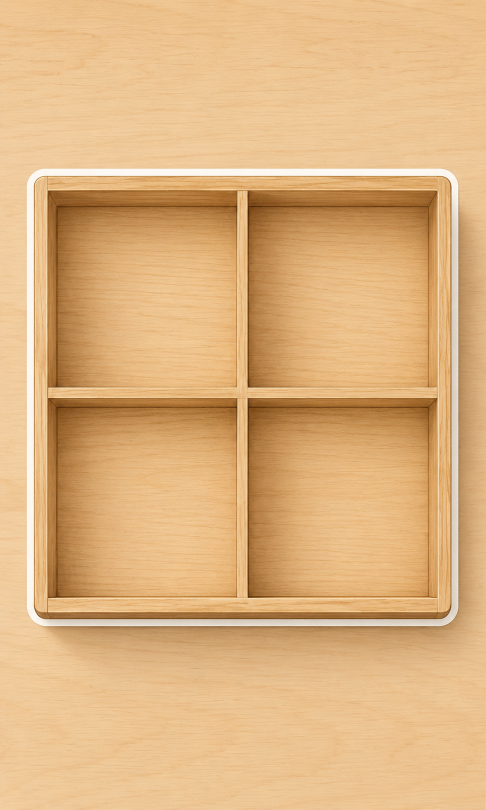
#> input picture рефы/ур5/f4f53f2b-4afe-4d13-97c3-4b179cb75a77.png, 971 x 1619 px (shown at 1/2 size)
$ python buttons.py
#> lines starting #> are read from the running program, lines starting #| are printed output that depends on the picture; after the words box and inside, x2 and y2 are one past the last pixel; in counts of white or black regions, pixels touching at a corner belong together
# -*- coding: utf-8 -*-
"""
Готовит картинки уровня «пуговицы» и считает шестнадцать мест в ящике.

Уровень на два признака: 4 формы на 4 цвета, все 16 сочетаний. Разложить
можно двумя правильными способами — по форме или по цвету, — и игра не
подсказывает, каким именно. Она вообще молчит, пока раскладка не сойдётся.

    python tools/buttons.py

Скрипт режет лист пуговиц, центрует каждую в общем квадрате, печатает
строки для levels.js и рисует tools/buttons-preview.png.
"""

import os
from PIL import Image, ImageDraw, ImageFilter

HERE = os.path.dirname(os.path.abspath(__file__))
BASE = os.path.dirname(HERE)
REF = os.path.join(BASE, "рефы", "ур5")
IMG = os.path.join(BASE, "images")

BOX_FILE = "f4f53f2b-4afe-4d13-97c3-4b179cb75a77.png"
SHEET_FILE = "88c23abf-b6c2-4bf9-8806-9b446bb072a8.png"

# ---------------------------------------------------------------
#  Геометрия ящика
# ---------------------------------------------------------------
#
# ВСЕ числа — пиксели исходной картинки ящика (971 x 1619). Отсеки сняты
# по дну: стенки нарисованы толстыми и видны сверху, пуговица лежит
# на дне, а не на стенке.

CELLS = [
    (118, 415, 470, 770),      # левый верхний
    (500, 415, 855, 770),      # правый верхний
    (118, 820, 470, 1175),     # левый нижний
    (500, 820, 855, 1175),     # правый нижний
]

PAD = 14                       # воздух вокруг пуговицы внутри её четвертинки

# Порядок на листе: строки — формы, столбцы — цвета
SHAPES = ["circle", "flower", "square", "heart"]
COLOURS = ["yellow", "coral", "violet", "graphite"]

CUT_THRESHOLD = 18             # порог вырезания фона листа


def cut(name, thresh=CUT_THRESHOLD):
    """Убирает фон картинки, сохраняя белую обводку наклеек."""
    src = Image.open(os.path.join(REF, name)).convert("RGB")
    w, h = src.size

    work = src.copy()
    MARK = (255, 0, 255)
    for corner in [(0, 0), (w - 1, 0), (0, h - 1), (w - 1, h - 1)]:
        ImageDraw.floodfill(work, corner, MARK, thresh=thresh)

    mask = Image.new("L", (w, h), 255)
    px_work, px_mask = work.load(), mask.load()
    for y in range(h):
        for x in range(w):
            if px_work[x, y] == MARK:
                px_mask[x, y] = 0

    out = src.convert("RGBA")
    out.putalpha(mask.filter(ImageFilter.GaussianBlur(0.5)))
    return out


def bands(values, gap=20):
    out, run = [], None
    for i, v in enumerate(values):
        if v > 3 and run is None:
            run = i
        elif v <= 3 and run is not None:
            if i - run > gap:
                out.append((run, i))
            run = None
    if run is not None:
        out.append((run, len(values)))
    return out


def split16(sheet):
    """Режет лист 4x4 и центрует каждую пуговицу в общем квадрате.

    Именно центрует, а не растягивает: пуговицы нарисованы с разбросом
    в пять процентов, и круг, растянутый на эти проценты, перестаёт быть
    кругом. Габарит при этом у всех одинаковый, а места — равные."""
    alpha = sheet.split()[3]
    px = alpha.load()
    w, h = sheet.size

    columns = bands([sum(1 for y in range(0, h, 4) if px[x, y] > 60) for x in range(w)])
    rows = bands([sum(1 for x in range(0, w, 4) if px[x, y] > 60) for y in range(h)])

    if len(columns) != 4 or len(rows) != 4:
        raise SystemExit("На листе найдено %d столбцов и %d строк вместо 4x4"
                         % (len(columns), len(rows)))

    pieces = []
    for top, bottom in rows:
        for left, right in columns:
            piece = sheet.crop((left, top, right, bottom))
            pieces.append(piece.crop(piece.getbbox()))

    side = max(max(p.width, p.height) for p in pieces)
    out = []
    for piece in pieces:
        canvas = Image.new("RGBA", (side, side), (0, 0, 0, 0))
        canvas.alpha_composite(piece, ((side - piece.width) // 2,
                                       (side - piece.height) // 2))
        out.append(canvas)

    spread = (side - min(p.width for p in pieces), side - min(p.height for p in pieces))
    return out, side, spread


print("Картинки:")

box = Image.open(os.path.join(REF, BOX_FILE)).convert("RGB")
#> box is the input picture: PIL image 971x1619 RGB; mean R, G, B 222.6, 179.2, 127.3
box.save(os.path.join(IMG, "buttons-box.png"))
BG_W, BG_H = box.size
#> BG_W = 971; BG_H = 1619
print("  %-24s %4d x %-4d" % ("buttons-box.png", BG_W, BG_H))
#|   buttons-box.png           971 x 1619

pieces, side, spread = split16(cut(SHEET_FILE))
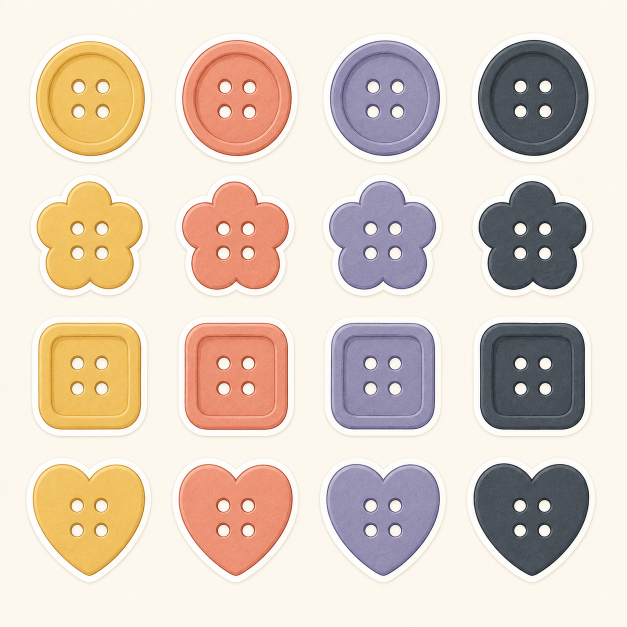
#> input picture рефы/ур5/88c23abf-b6c2-4bf9-8806-9b446bb072a8.png, 1254 x 1254 px (shown at 1/2 size)
#> in cut, src is the input picture: PIL image 1254x1254 RGB; mean R, G, B 221.5, 206.3, 193.1
#> after the loop in cut, `for corner in [(0, 0), (w - 1, 0), (0, h - 1), (w - 1, h - 1)]:`:
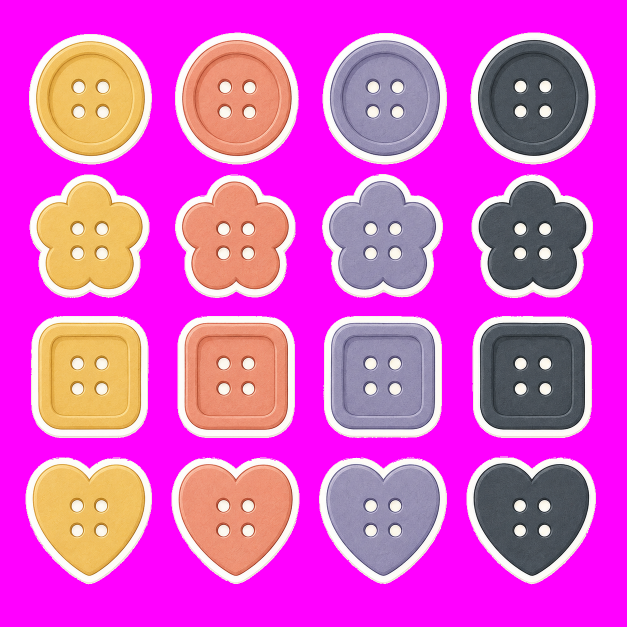
#> work: PIL image 1254x1254 RGB (shown at 1/2 size); mean R, G, B 223, 84.7, 201.7
#> in cut, `mask = Image.new("L", (w, h), 255)`: mask: PIL image 1254x1254 L; every value is 255
#> in cut, `out.putalpha(mask.filter(ImageFilter.GaussianBlur(0.5)))`:
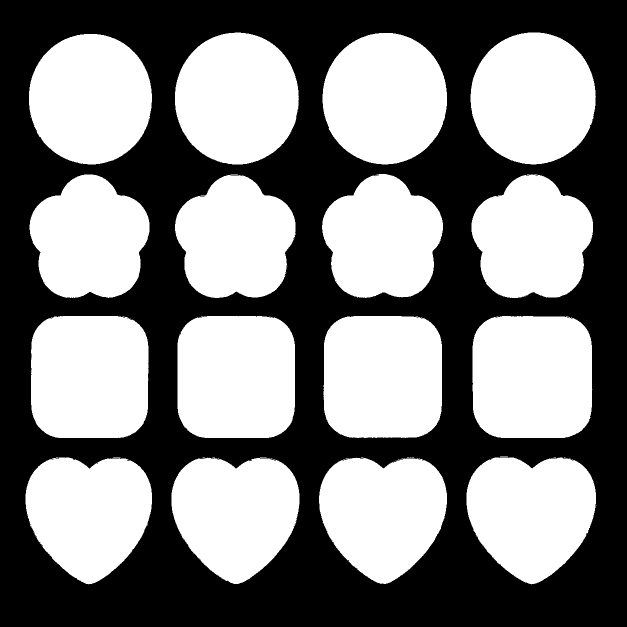
#> mask: PIL image 1254x1254 L (shown at 1/2 size); 50.9% white; 1 black region, box (x1, y1, x2, y2) and area: (0, 0, 1254, 1254) 772835
#> the loop in bands, `for i, v in enumerate(values):` made 1254 passes
#> v on passes 1 to 12: 0, 0, 0, 0, 0, 0, 0, 0, 0, 0, 0, 0
#> after the loop in bands, `for i, v in enumerate(values):`: out = [(51, 304), (343, 599), (638, 894), (933, 1192)]
#> in split16, `rows = bands([sum(1 for x in range(0, w, 4) if px[x, y] > 60) for y in..`: rows = [(65, 329), (348, 596), (632, 876), (913, 1168)]
#> the loop in split16, `for top, bottom in rows:` made 4 passes
#> after the loop in split16, `for top, bottom in rows:`:
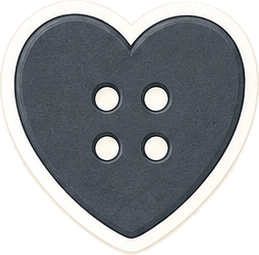
#> piece: PIL image 259x255 RGBA; mean R, G, B, A 152.7, 155, 155.6, 191.8; transparent parts drawn white
#> after the loop in split16, `for top, bottom in rows:`: pieces = 16 items
#> in split16, `side = max(max(p.width, p.height) for p in pieces)`: side = 264
#> the loop in split16, `for piece in pieces:` made 16 passes
#> after the loop in split16, `for piece in pieces:`:
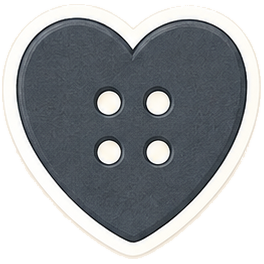
#> canvas: PIL image 264x264 RGBA; mean R, G, B, A 90.4, 93.5, 96.2, 181.7; transparent parts drawn white
#> after the loop in split16, `for piece in pieces:`: out = 16 items
#> in split16, `spread = (side - min(p.width for p in pieces), side - min(p.height for..`: spread = (25, 20)
#> pieces = 16 items; side = 264; spread = (25, 20)

names = []
for r, shape in enumerate(SHAPES):
    for c, colour in enumerate(COLOURS):
        name = "%s-%s" % (shape, colour)
        pieces[r * 4 + c].save(os.path.join(IMG, "button-%s.png" % name))
        names.append(name)
#> this loop made 4 passes
#> pass 1, `pieces[r * 4 + c].save(os.path.join(IMG, "button-%s.png" % name))`:
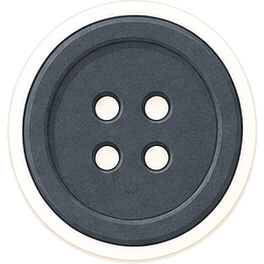
#> saved as button-circle-graphite.png: PIL image 264x264 RGBA; mean R, G, B, A 94.1, 97.5, 100.4, 191.2; transparent parts drawn white
#> after the loop, names = ['circle-yellow', 'circle-coral', 'circle-violet', 'circle-graphite', 'flower-yellow', 'flower-coral', 'flower-violet', 'flower-graphite', 'square-yellow', 'square-coral', 'square-violet', 'square-graphite', 'heart-yellow', 'heart-coral', 'heart-violet', 'heart-graphite']
print("  %-24s %4d x %-4d  x16  (разброс на листе %d x %d px)"
      % ("button-*.png", side, side, spread[0], spread[1]))
#|   button-*.png              264 x 264   x16  (разброс на листе 25 x 20 px)


def fx(px):
    return px / float(BG_W)


def fy(px):
    return px / float(BG_H)


# Пуговица занимает четвертинку отсека без воздуха по краям
cw = (CELLS[0][2] - CELLS[0][0]) / 2.0
ch = (CELLS[0][3] - CELLS[0][1]) / 2.0
BUTTON = min(cw, ch) - PAD * 2

print("\n// --- цвет стола ---")
print("wall: '#%02X%02X%02X'," % box.getpixel((6, 6)))
#| wall: '#EAC08F',

print("\n// --- пуговицы ---")
print("// shape и colour — те два признака, по которым игрок сортирует.")
print("// Третьего признака у пуговиц нет нарочно: размер и число дырочек")
print("// у всех одинаковые, иначе сортировать начнут по ним.")
for name in names:
    shape, colour = name.split("-")
    print("'%s': { image: 'web/button-%s.webp', width: %.4f, height: %.4f, shape: '%s', colour: '%s' },"
          % (name, name, fx(BUTTON), fy(BUTTON), shape, colour))
#> this loop made 16 passes
#| 'circle-yellow': { image: 'web/button-circle-yellow.webp', width: 0.1524, height: 0.0914, shape: 'circle', colour: 'yellow' },
#| 'circle-coral': { image: 'web/button-circle-coral.webp', width: 0.1524, height: 0.0914, shape: 'circle', colour: 'coral' },
#| 'circle-violet': { image: 'web/button-circle-violet.webp', width: 0.1524, height: 0.0914, shape: 'circle', colour: 'violet' },
#| 'circle-graphite': { image: 'web/button-circle-graphite.webp', width: 0.1524, height: 0.0914, shape: 'circle', colour: 'graphite' },
#| 'flower-yellow': { image: 'web/button-flower-yellow.webp', width: 0.1524, height: 0.0914, shape: 'flower', colour: 'yellow' },
#| 'flower-coral': { image: 'web/button-flower-coral.webp', width: 0.1524, height: 0.0914, shape: 'flower', colour: 'coral' },
#| 'flower-violet': { image: 'web/button-flower-violet.webp', width: 0.1524, height: 0.0914, shape: 'flower', colour: 'violet' },
#| 'flower-graphite': { image: 'web/button-flower-graphite.webp', width: 0.1524, height: 0.0914, shape: 'flower', colour: 'graphite' },
#> (further printed lines are left out)

print("\nslotSize: { width: %.4f, height: %.4f }," % (fx(BUTTON), fy(BUTTON)))
#| slotSize: { width: 0.1524, height: 0.0914 },

print("\n// --- места: четыре отсека по четыре ---")
print("slots: [")
for i, (left, top, right, bottom) in enumerate(CELLS):
    box_w = (right - left) / 2.0
    box_h = (bottom - top) / 2.0
    for k in range(4):
        x = left + box_w * (k % 2) + (box_w - BUTTON) / 2
        y = top + box_h * (k // 2) + (box_h - BUTTON) / 2
        print("  { id: 'cell%d-%d', group: 'cell%d', x: %.4f, bottom: %.4f },"
              % (i + 1, k + 1, i + 1, fx(x), fy(y + BUTTON)))
print("],")

print("\n// --- полоса внизу: вперемешку ---")
shuffled = [names[i] for i in
            [5, 12, 3, 9, 0, 14, 7, 10, 2, 13, 4, 11, 6, 1, 15, 8]]
#> shuffled = ['flower-coral', 'heart-yellow', 'circle-graphite', 'square-coral', 'circle-yellow', 'heart-violet', 'flower-graphite', 'square-violet', 'circle-violet', 'heart-coral', 'flower-yellow', 'square-graphite', 'flower-violet', 'circle-coral', 'heart-graphite', 'square-yellow']
print("tray: [")
print("  " + ", ".join("'%s'" % n for n in shuffled[:4]) + ",")
#|   'flower-coral', 'heart-yellow', 'circle-graphite', 'square-coral',
print("  " + ", ".join("'%s'" % n for n in shuffled[4:8]) + ",")
#|   'circle-yellow', 'heart-violet', 'flower-graphite', 'square-violet',
print("  " + ", ".join("'%s'" % n for n in shuffled[8:12]) + ",")
#|   'circle-violet', 'heart-coral', 'flower-yellow', 'square-graphite',
print("  " + ", ".join("'%s'" % n for n in shuffled[12:]))
#|   'flower-violet', 'circle-coral', 'heart-graphite', 'square-yellow'
print("],")

print("\nпуговица на сцене %d px, на телефоне при 375 — %.0f px"
      % (BUTTON, BUTTON * 375.0 / BG_W))
#| пуговица на сцене 148 px, на телефоне при 375 — 57 px


# --- превью: оба правильных ответа --------------------------------

def render(pick, path):
    img = box.convert("RGBA")
    for i, (left, top, right, bottom) in enumerate(CELLS):
        box_w = (right - left) / 2.0
        box_h = (bottom - top) / 2.0
        for k in range(4):
            art = pieces[pick(i, k)].resize((int(BUTTON), int(BUTTON)), Image.LANCZOS)
            x = left + box_w * (k % 2) + (box_w - BUTTON) / 2
            y = top + box_h * (k // 2) + (box_h - BUTTON) / 2
            img.alpha_composite(art, (int(x), int(y)))
    img.convert("RGB").save(os.path.join(HERE, path))


render(lambda i, k: i * 4 + k, "buttons-preview.png")          # по форме
render(lambda i, k: k * 4 + i, "buttons-preview-colour.png")   # по цвету
#> call 2 of render, with path = 'buttons-preview-colour.png'
#> after the loop in render (call 2), `for i, (left, top, right, bottom) in enumerate(CELLS):`:
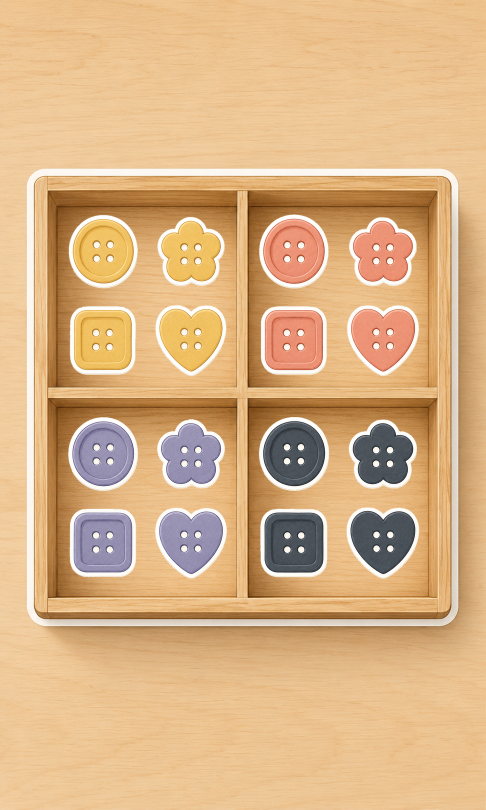
#> img: PIL image 971x1619 RGBA (shown at 1/2 size); mean R, G, B, A 218.2, 178.5, 133.2, 255
print("Превью: tools/buttons-preview.png и buttons-preview-colour.png")
